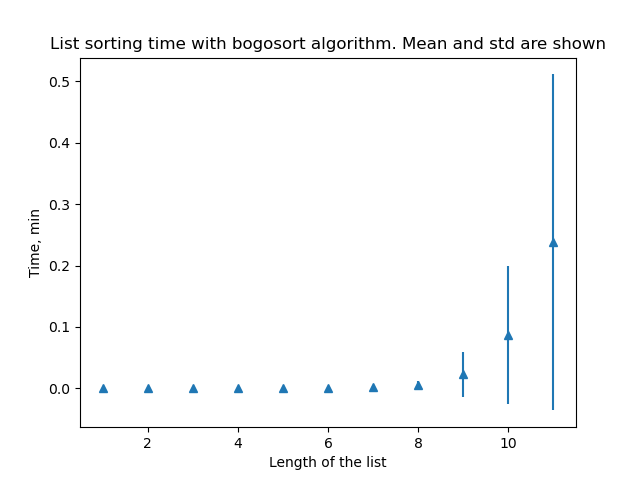

Source code (Python):
import numpy as np
import random
import timeit
import matplotlib.pyplot as plt

# проверка отсортирован ли список
def if_sorted(lst):
    return all(lst[i] <= lst[i+1] for i in range(len(lst)-1))

# сортировка monkey sort
def bogosort(lst):
    while not if_sorted(lst):
        random.shuffle(lst)
    return lst

# генерация списков    
global_time = []
for j in range(1, 101):
    time = []
    for i in range(1, 12, 1):
        lst = np.random.randint(0, 4, i)
        
        start = timeit.default_timer()
        bogosort(lst)
        # print(lst)
        stop = timeit.default_timer()
    
        time.append(round((stop - start), 6))
    
    global_time.append(time)
# print(global_time)

# расчет среднего и ст. откл.
time_std = []
time_mean = []
for j in range(0, 11):
    time_temp = []
    for i in global_time:
        time_temp.append(i[j])
    std = np.std(time_temp)
    mean = np.mean(time_temp)
    time_std.append(std)
    time_mean.append(mean)

# print(time_std)
# print(time_mean)

# визуализация
x = np.array(list(range(1, 12)))
y = np.array(time_mean)
e = np.array(time_std) 

plt.errorbar(x, y, e, linestyle='None', marker='^')
plt.xlabel('Length of the list')
plt.ylabel('Time, min')


plt.title('List sorting time with bogosort algorithm. Mean and std are shown')

plt.show()
	
